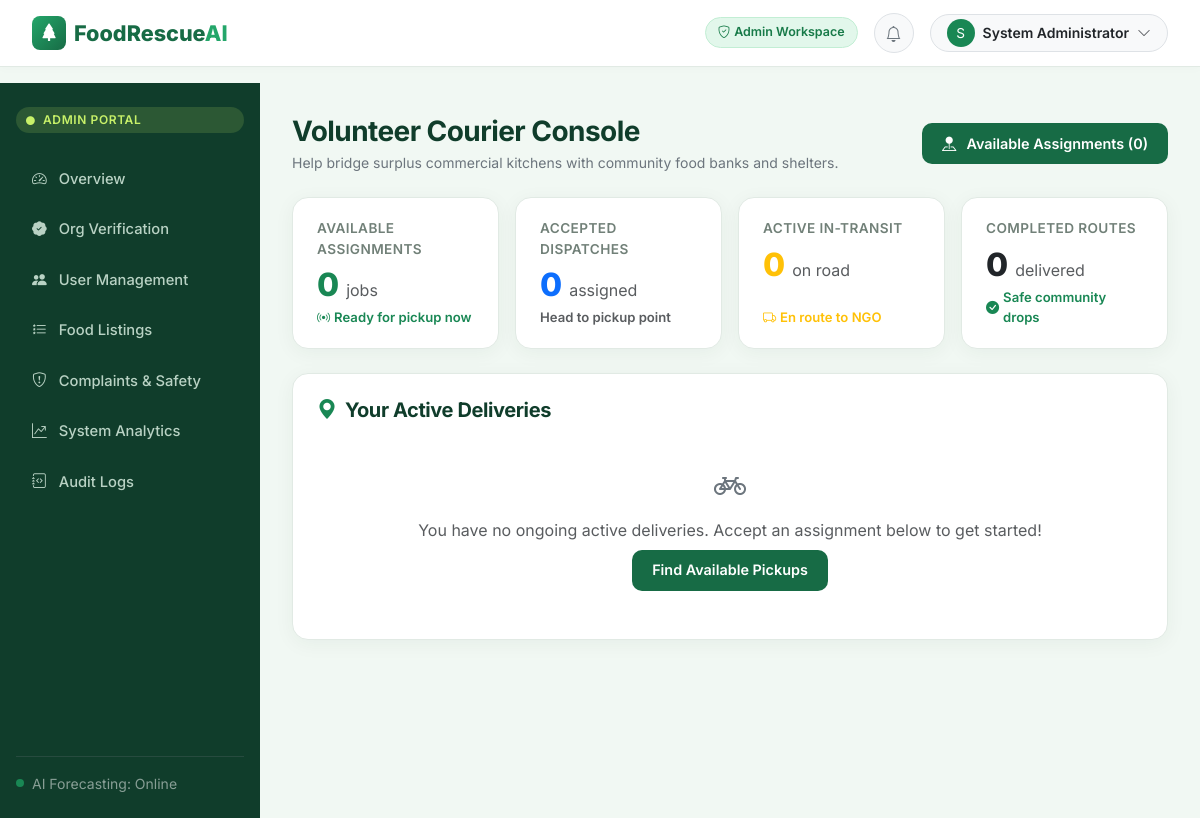
The page /volunteer/dashboard (signed in) on the database its author committed.
### models/database.py (models this page shows, shortened)
class User(UserMixin, db.Model):
    __tablename__ = 'users'
    id = db.Column(db.Integer, primary_key=True)
    name = db.Column(db.String(120), nullable=False)
    email = db.Column(db.String(120), unique=True, nullable=False, index=True)
    phone = db.Column(db.String(30), nullable=True)
    password_hash = db.Column(db.String(256), nullable=False)
    role = db.Column(db.String(30), nullable=False)  # 'restaurant', 'ngo', 'volunteer', 'admin'
    account_status = db.Column(db.String(30), default='pending')  # 'pending', 'active', 'suspended'
    created_at = db.Column(db.DateTime, default=datetime.datetime.utcnow)
    organization_memberships = db.relationship('OrganizationMember', backref='user', cascade='all, delete-orphan')
    deliveries = db.relationship('Delivery', backref='volunteer', foreign_keys='Delivery.volunteer_user_id')
    notifications = db.relationship('Notification', backref='user', cascade='all, delete-orphan')
    complaints_filed = db.relationship('Complaint', backref='reporter', foreign_keys='Complaint.reporter_user_id')
    audit_logs = db.relationship('AuditLog', backref='actor', foreign_keys='AuditLog.actor_user_id')
    @property
    def organization(self):
        if self.organization_memberships:
            return self.organization_memberships[0].organization
        return None

### routes/volunteer.py (the view)
@volunteer_bp.route('/dashboard')
@login_required
@role_required('volunteer')
def dashboard():
    my_deliveries = Delivery.query.filter_by(volunteer_user_id=current_user.id).all()
    assigned_count = sum(1 for d in my_deliveries if d.delivery_status == 'Accepted')
    picked_up_count = sum(1 for d in my_deliveries if d.delivery_status == 'Picked Up')
    in_transit_count = sum(1 for d in my_deliveries if d.delivery_status == 'In Transit')
    completed_count = sum(1 for d in my_deliveries if d.delivery_status in ['Delivered', 'Recipient Confirmed'])
    available_jobs_count = Delivery.query.filter_by(delivery_status='Unassigned').count()
    active_deliveries = [d for d in my_deliveries if d.delivery_status in ['Accepted', 'Picked Up', 'In Transit']]
    return render_template(
        'volunteer/dashboard.html',
        assigned_count=assigned_count,
        picked_up_count=picked_up_count,
        in_transit_count=in_transit_count,
        completed_count=completed_count,
        available_jobs_count=available_jobs_count,
        active_deliveries=active_deliveries
    )

### templates/volunteer/dashboard.html (shortened to what this page needs)
{% extends 'base.html' %}
{% block content %}
<div class="d-flex justify-content-between align-items-center mb-4 flex-wrap gap-2">
  <div>
    <h3 class="fw-bold mb-1">Volunteer Courier Console</h3>
    <p class="text-secondary small mb-0">Help bridge surplus commercial kitchens with community food banks and shelters.</p>
  </div>
  <a href="{{ url_for('volunteer.assignments') }}" class="btn btn-forest btn-sm">
    <i class="bi bi-pin-map-fill me-1"></i> Available Assignments ({{ available_jobs_count }})
  </a>
</div>
<div class="row g-3 mb-4">
  <div class="col-sm-6 col-xl-3">
    <div class="metric-card">
      <div>
        <div class="metric-title">Available Assignments</div>
        <div class="metric-value text-success">{{ available_jobs_count }} <span class="fs-6 fw-normal text-muted">jobs</span></div>
      </div>
      <div class="metric-sub text-success">
        <i class="bi bi-broadcast"></i> Ready for pickup now
      </div>
    </div>
  </div>
  <div class="col-sm-6 col-xl-3">
    <div class="metric-card">
      <div>
        <div class="metric-title">Accepted Dispatches</div>
        <div class="metric-value text-primary">{{ assigned_count }} <span class="fs-6 fw-normal text-muted">assigned</span></div>
      </div>
      <div class="metric-sub text-muted">Head to pickup point</div>
    </div>
  </div>
  <div class="col-sm-6 col-xl-3">
    <div class="metric-card">
      <div>
        <div class="metric-title">Active In-Transit</div>
        <div class="metric-value text-warning">{{ in_transit_count + picked_up_count }} <span class="fs-6 fw-normal text-muted">on road</span></div>
      </div>
      <div class="metric-sub text-warning">
        <i class="bi bi-truck"></i> En route to NGO
      </div>
    </div>
  </div>
  <div class="col-sm-6 col-xl-3">
    <div class="metric-card">
      <div>
        <div class="metric-title">Completed Routes</div>
        <div class="metric-value text-dark">{{ completed_count }} <span class="fs-6 fw-normal text-muted">delivered</span></div>
      </div>
      <div class="metric-sub text-success">
        <i class="bi bi-check-circle-fill"></i> Safe community drops
      </div>
    </div>
  </div>
</div>
<div class="s-card mb-4">
  <h5 class="fw-bold mb-3"><i class="bi bi-geo-alt-fill text-success me-1"></i> Your Active Deliveries</h5>
  {% if active_deliveries %}
    <div class="row g-3">
      {% for d in active_deliveries %}
        <div class="col-md-6">
          <div class="p-3 rounded-3 bg-light border h-100 d-flex flex-column justify-content-between">
            <div>
              <div class="d-flex justify-content-between align-items-start mb-2">
                <span class="badge-pill
                  {% if d.delivery_status == 'Accepted' %}badge-pending
                  {% elif d.delivery_status == 'Picked Up' %}badge-complete
                  {% elif d.delivery_status == 'In Transit' %}badge-in-transit
                  {% else %}badge-eligible{% endif %}">
                  {{ d.delivery_status }}
                </span>
                <span class="small text-secondary fw-semibold">~{{ d.estimated_distance_km }} km</span>
              </div>
              <h6 class="fw-bold text-dark mb-1">{{ d.donation_request.listing.food_name }}</h6>
              <div class="text-secondary small mb-2">
                <strong>{{ d.donation_request.approved_quantity|int }} {{ d.donation_request.listing.unit }}</strong>
                &bull; Handling: {{ d.donation_request.listing.storage_conditions }}
              </div>
              <div class="small text-secondary mb-1">
                <i class="bi bi-shop text-success me-1"></i> Pickup: {{ d.donation_request.listing.pickup_location }}
              </div>
              <div class="small text-secondary">
                <i class="bi bi-house-door text-primary me-1"></i> Drop-off: {{ d.donation_request.ngo.name }} ({{ d.donation_request.ngo.address }})
              </div>
            </div>
            <div class="mt-3 pt-2 border-top">
              <a href="{{ url_for('volunteer.delivery_detail', delivery_id=d.id) }}" class="btn btn-forest btn-sm w-100 justify-content-center">
                Manage Delivery Progress &rarr;
              </a>
            </div>
          </div>
        </div>
      {% endfor %}
    </div>
  {% else %}
    <div class="text-center py-4 text-muted">
      <i class="bi bi-bicycle fs-2 d-block text-secondary mb-2"></i>
      You have no ongoing active deliveries. Accept an assignment below to get started!
      <div class="mt-2">
        <a href="{{ url_for('volunteer.assignments') }}" class="btn btn-forest btn-sm">Find Available Pickups</a>
      </div>
    </div>
  {% endif %}
</div>
{% endblock %}

### templates/components/navbar.html (shortened to what this page needs)
<nav class="navbar navbar-expand-lg navbar-custom sticky-top">
  <div class="container-fluid px-2">
    <a class="brand-logo" href="{{ url_for('public.landing') }}">
      <div class="brand-leaf-icon">
        <i class="bi bi-tree-fill"></i>
      </div>
      <span>FoodRescue<span style="color: var(--fresh-green);">AI</span></span>
    </a>
    <div class="collapse navbar-collapse" id="navContent">
      {% if not current_user.is_authenticated %}
        <ul class="navbar-nav ms-auto align-items-center gap-3">
          <li class="nav-item">
            <a class="nav-link fw-semibold text-secondary" href="{{ url_for('public.landing') }}#how-it-works">How It Works</a>
          </li>
          <li class="nav-item">
            <a class="nav-link fw-semibold text-secondary" href="{{ url_for('public.landing') }}#features">Features</a>
          </li>
          <li class="nav-item">
            <a class="nav-link fw-semibold text-secondary" href="{{ url_for('public.landing') }}#impact">Impact</a>
          </li>
          <li class="nav-item">
            <a class="btn btn-outline-danger btn-sm px-2" href="{{ url_for('auth.login', role='admin') }}" title="Administrator Console">
              <i class="bi bi-shield-lock"></i> Admin Portal
            </a>
          </li>
          <li class="nav-item">
            <a class="btn btn-outline-forest btn-sm px-3" href="{{ url_for('auth.login') }}">Sign In</a>
          </li>
          <li class="nav-item">
            <a class="btn btn-forest btn-sm px-3" href="{{ url_for('auth.register') }}">Get Started</a>
          </li>
        </ul>
      {% else %}
        <div class="ms-auto d-flex align-items-center gap-3">
          <span class="badge-pill
            {% if current_user.role == 'restaurant' %}badge-complete
            {% elif current_user.role == 'ngo' %}badge-info
            {% elif current_user.role == 'volunteer' %}badge-warning
            {% else %}badge-eligible{% endif %}">
            <i class="bi bi-shield-check"></i>
            {{ current_user.role|capitalize }} Workspace
          </span>
          <div class="dropdown" id="notificationDropdown">
            <button class="btn btn-light position-relative rounded-circle p-2 border" type="button" data-bs-toggle="dropdown" aria-expanded="false" style="width: 40px; height: 40px;">
              <i class="bi bi-bell text-secondary"></i>
            </button>
          </div>
          <div class="dropdown">
            <button class="btn btn-light rounded-pill border px-3 py-1 d-flex align-items-center gap-2" type="button" data-bs-toggle="dropdown" aria-expanded="false">
              <div class="rounded-circle bg-success text-white d-flex align-items-center justify-content-center" style="width: 28px; height: 28px; font-size: 0.85rem;">
                {{ current_user.name[:1]|upper }}
              </div>
              <span class="fw-semibold text-dark small d-none d-sm-inline">{{ current_user.name }}</span>
              <i class="bi bi-chevron-down text-muted small"></i>
            </button>
          </div>
        </div>
      {% endif %}
    </div>
  </div>
</nav>

### templates/components/sidebar.html (shortened to what this page needs)
<aside class="sidebar-forest">
  <div class="sidebar-role-badge">
    <i class="bi bi-circle-fill me-1" style="font-size: 0.55rem;"></i>
    {{ current_user.role|upper }} PORTAL
  </div>
  <ul class="sidebar-menu">
    {% if current_user.role == 'restaurant' %}
      <li>
        <a href="{{ url_for('restaurant.dashboard') }}" class="{% if request.endpoint == 'restaurant.dashboard' %}active{% endif %}">
          <i class="bi bi-grid-1x2-fill"></i>
          <span>Dashboard</span>
        </a>
      </li>
      <li>
        <a href="{{ url_for('restaurant.inventory') }}" class="{% if request.endpoint == 'restaurant.inventory' %}active{% endif %}">
          <i class="bi bi-box-seam-fill"></i>
          <span>Food Inventory</span>
        </a>
      </li>
      <li>
        <a href="{{ url_for('restaurant.sales_records') }}" class="{% if request.endpoint == 'restaurant.sales_records' %}active{% endif %}">
          <i class="bi bi-journal-text"></i>
          <span>Sales & Prep Records</span>
        </a>
      </li>
      <li>
        <a href="{{ url_for('restaurant.forecast') }}" class="{% if request.endpoint == 'restaurant.forecast' %}active{% endif %}">
          <i class="bi bi-cpu-fill"></i>
          <span>AI Demand Forecast</span>
        </a>
      </li>
      <li>
        <a href="{{ url_for('restaurant.surplus') }}" class="{% if request.endpoint == 'restaurant.surplus' %}active{% endif %}">
          <i class="bi bi-bag-heart-fill"></i>
          <span>Surplus Food</span>
        </a>
      </li>
      <li>
        <a href="{{ url_for('restaurant.requests') }}" class="{% if request.endpoint == 'restaurant.requests' %}active{% endif %}">
          <i class="bi bi-inbox-fill"></i>
          <span>Donation Requests</span>
        </a>
      </li>
      <li>
        <a href="{{ url_for('restaurant.delivery_tracking') }}" class="{% if request.endpoint == 'restaurant.delivery_tracking' %}active{% endif %}">
          <i class="bi bi-geo-alt-fill"></i>
          <span>Delivery Tracking</span>
        </a>
      </li>
      <li>
        <a href="{{ url_for('restaurant.reports') }}" class="{% if request.endpoint == 'restaurant.reports' %}active{% endif %}">
          <i class="bi bi-bar-chart-line-fill"></i>
          <span>Reports & Analytics</span>
        </a>
      </li>
    {% elif current_user.role == 'admin' %}
      <li>
        <a href="{{ url_for('admin.dashboard') }}" class="{% if request.endpoint == 'admin.dashboard' %}active{% endif %}">
          <i class="bi bi-speedometer2"></i>
          <span>Overview</span>
        </a>
      </li>
      <li>
        <a href="{{ url_for('admin.verifications') }}" class="{% if request.endpoint == 'admin.verifications' %}active{% endif %}">
          <i class="bi bi-patch-check-fill"></i>
          <span>Org Verification</span>
        </a>
      </li>
      <li>
        <a href="{{ url_for('admin.users') }}" class="{% if request.endpoint == 'admin.users' %}active{% endif %}">
          <i class="bi bi-people-fill"></i>
          <span>User Management</span>
        </a>
      </li>
      <li>
        <a href="{{ url_for('admin.listings') }}" class="{% if request.endpoint == 'admin.listings' %}active{% endif %}">
          <i class="bi bi-list-stars"></i>
          <span>Food Listings</span>
        </a>
      </li>
      <li>
        <a href="{{ url_for('admin.complaints') }}" class="{% if request.endpoint == 'admin.complaints' %}active{% endif %}">
          <i class="bi bi-shield-exclamation"></i>
          <span>Complaints & Safety</span>
        </a>
      </li>
      <li>
        <a href="{{ url_for('admin.analytics') }}" class="{% if request.endpoint == 'admin.analytics' %}active{% endif %}">
          <i class="bi bi-graph-up-arrow"></i>
          <span>System Analytics</span>
        </a>
      </li>
      <li>
        <a href="{{ url_for('admin.audit_logs') }}" class="{% if request.endpoint == 'admin.audit_logs' %}active{% endif %}">
          <i class="bi bi-journal-code"></i>
          <span>Audit Logs</span>
        </a>
      </li>
    {% endif %}
  </ul>
  <div class="pt-3 border-top border-secondary border-opacity-25 mt-auto">
    <div class="d-flex align-items-center gap-2">
      <div class="rounded-circle bg-success" style="width: 8px; height: 8px;"></div>
      <span class="small text-white-50">AI Forecasting: Online</span>
    </div>
  </div>
</aside>

### rows shown on the page
User: role "Admin", name "S", name "System Administrator", role "ADMIN"

### other values the page prints
{{ available_jobs_count }} "0"
{{ assigned_count }} "0"
{{ in_transit_count + picked_up_count }} "0"
{{ completed_count }} "0"
